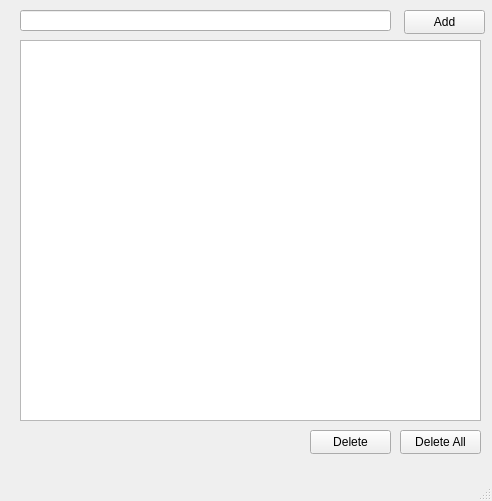
<?xml version="1.0" encoding="UTF-8"?>
<ui version="4.0">
 <class>MainWindow</class>
 <widget class="QMainWindow" name="MainWindow">
  <property name="geometry">
   <rect>
    <x>0</x>
    <y>0</y>
    <width>492</width>
    <height>501</height>
   </rect>
  </property>
  <property name="windowTitle">
   <string>MainWindow</string>
  </property>
  <widget class="QWidget" name="centralwidget">
   <widget class="QLineEdit" name="TXT_BTN">
    <property name="geometry">
     <rect>
      <x>20</x>
      <y>10</y>
      <width>371</width>
      <height>21</height>
     </rect>
    </property>
   </widget>
   <widget class="QPushButton" name="ADD_BTN">
    <property name="geometry">
     <rect>
      <x>404</x>
      <y>10</y>
      <width>81</width>
      <height>24</height>
     </rect>
    </property>
    <property name="text">
     <string>Add</string>
    </property>
   </widget>
   <widget class="QListWidget" name="listWidget">
    <property name="geometry">
     <rect>
      <x>20</x>
      <y>40</y>
      <width>461</width>
      <height>381</height>
     </rect>
    </property>
   </widget>
   <widget class="QPushButton" name="DLT_ALL_BTN">
    <property name="geometry">
     <rect>
      <x>400</x>
      <y>430</y>
      <width>81</width>
      <height>24</height>
     </rect>
    </property>
    <property name="text">
     <string>Delete All</string>
    </property>
   </widget>
   <widget class="QPushButton" name="DLT_BTN">
    <property name="geometry">
     <rect>
      <x>310</x>
      <y>430</y>
      <width>81</width>
      <height>24</height>
     </rect>
    </property>
    <property name="text">
     <string>Delete</string>
    </property>
   </widget>
  </widget>
  <widget class="QStatusBar" name="statusbar"/>
 </widget>
 <resources/>
 <connections/>
</ui>
